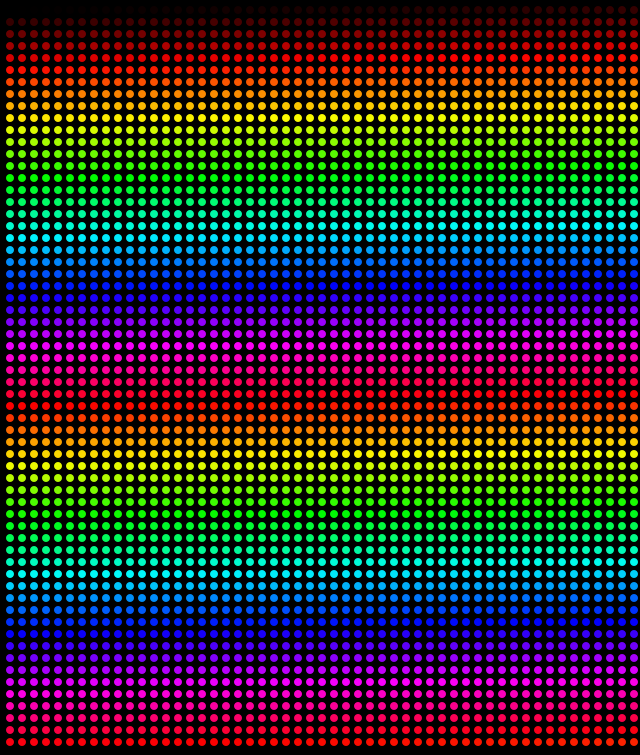
Frame 1 (no input)
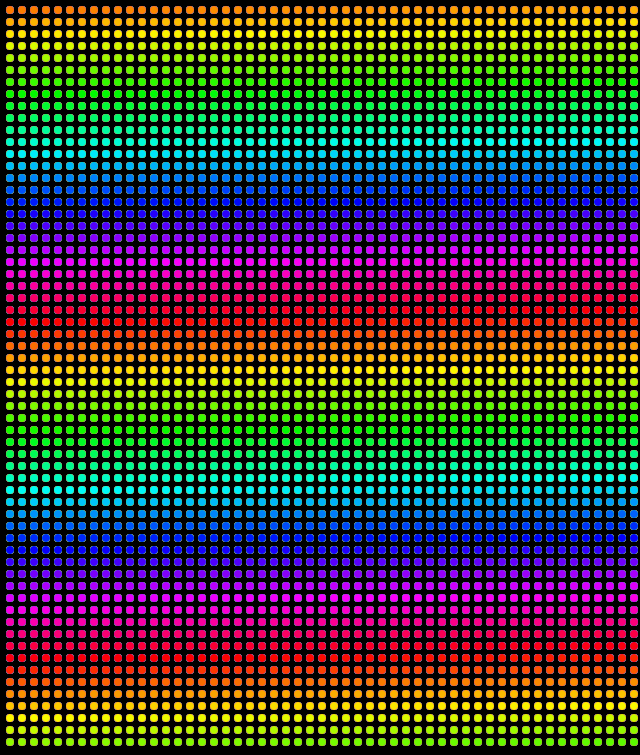
Frame 60 (the mouse pressed at the canvas centre just before this capture)
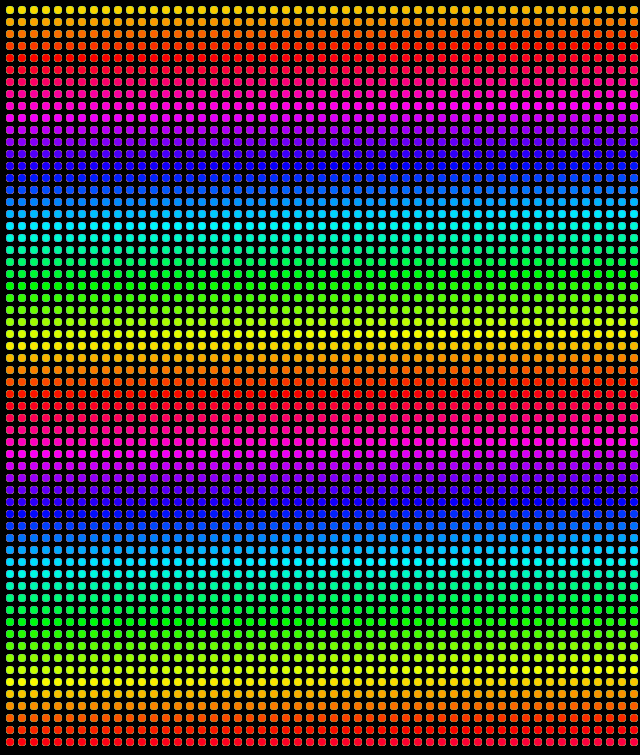
Frame 120 (the mouse held since frame 60 and released just before this capture)

The Processing sketch that drew these frames (run headless with seeded random() and noise(); from frame 60 on, the mouse is pressed at the canvas centre):

// Processing sketch: processing_157788
// ── processing_157788.pde

int r=0,g=0,b=0; 
boolean rstage=true; 
boolean ystage=false; 
boolean gstage=false;
boolean cystage=false; 
boolean bstage=false;
boolean pstage=false; 
boolean rrstage=false; 

boolean foward=true; 

void setup(){
  background(0);
  size(640,755);
  frameRate(5);
  println("rstageon"); 
}

void draw(){
  
  
  int c=10;
  for (int i=0;i<62;i++){
     int a=10;
    for(int j=0;j<53;j++){
      noStroke();
      fill(r,g,b); 
      ellipse(a,c,8,8);
      a+=12;
      
      if(rstage==true)
        r+=1; 
      else if(ystage==true)
        g+=1; 
      else if(gstage==true)
        r-=1;  
      else if(cystage==true)
        b+=1; 
      else if(bstage==true)
        g-=1; 
      else if(pstage==true)
        r+=1;
      else if(rrstage==true)
        b-=1;
      else 
        println("Issuse no stage set"); 
        
     
      if( foward==true){  
        if (r>=250 && rstage==true){
          r=250;
          rstage=false;
          ystage=true; 
          println("ystageon"); 
        }
        if(ystage==true && g>=250){
          ystage=false; 
           gstage=true;  
           g=250;
           println("gstageon"); 
        }
        if(gstage==true && r<=0){
          gstage=false; 
          cystage=true; 
          r=0;
          println("cystageon"); 
        }
        if( cystage==true && b>=250){
          cystage=false; 
          bstage=true; 
          b=250;
          println("bstageon"); 
        }
        if(bstage==true && g<=0){
          bstage=false; 
          pstage=true; 
          g=0;
          println("pstageon"); 
        }
        if(pstage==true && r>=250){
          pstage=false; 
          rrstage=true; 
          r=250;
          println("rrstageon"); 
        }
        if(rrstage==true && b<=0){
          rrstage=false; 
          ystage=true;
          b=0;
          println("ystageon"); 
        }
    }
    else {
       if (r>=250 && rstage==true){
          println("ooooooooooooooooooops"); 
        }
        if(ystage==true && g>=250){
          ystage=false; 
           rrstage=true;  
           g=250;
           println("rrstageon"); 
        }
        if(gstage==true && r<=0){
          gstage=false; 
          ystage=true; 
          r=0;
          println("ystageon"); 
        }
        if( cystage==true && b>=250){
          cystage=false; 
          gstage=true; 
          b=250;
          println("gstageon"); 
        }
        if(bstage==true && g<=0){
          bstage=false; 
          cystage=true; 
          g=0;
          println("cystageon"); 
        }
        if(pstage==true && r>=250){
          pstage=false; 
          bstage=true; 
          r=250;
          println("bstageon"); 
        }
        if(rrstage==true && b<=0){
          rrstage=false; 
          pstage=true;
          b=0;
          println("pstageon"); 
        }
    }
      
    }
    c+=12;
  }
  
  
}




//changes dirction of color movement if clicked
void mousePressed(){
  if (foward==true){
  foward=false; 
  }else {
    foward=true;
  }
}
